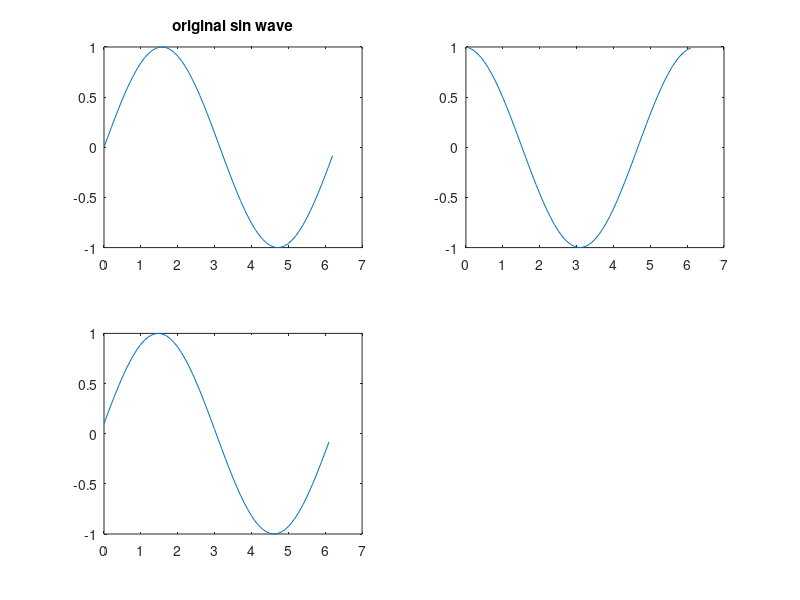

The MATLAB script that drew this image:
clear all;dt=0.1;
t=0:dt:2*pi ;data=sin(t);
ddata=diff(data)/dt;
cddata=cumsum(ddata)*dt;
subplot(2,2,1);plot(t,data);title('original sin wave')
subplot(2,2,2);plot(t(1:end-1),ddata);
subplot(2,2,3);plot(t(1:end-1),cddata);
